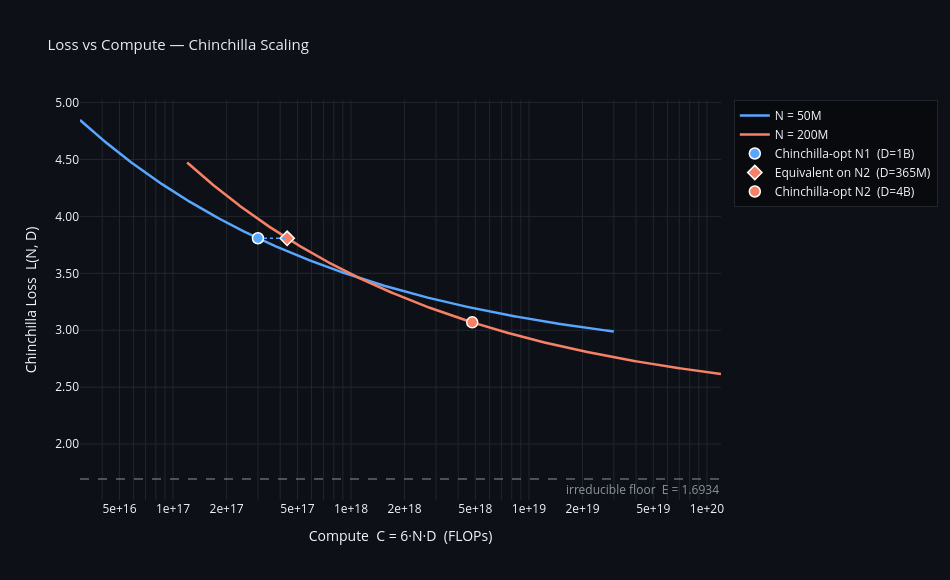

The notebook cell saved with this chart:
### Code cell
import numpy as np
import plotly.graph_objects as go

# ── Chinchilla constants (Hoffmann et al. 2022, Table A9, Approach 3) ─────────
A = 406.4
alpha = 0.3392
B = 410.7
beta = 0.2849
E = 1.6934

# ── Swap these ────────────────────────────────────────────────────────────────
N1 = 50e6  # params, model 1
N2 = 200e6  # params, model 2

D1 = 1e8   # token sweep start
D2 = 100e9  # token sweep end

N_POINTS = 500
# ─────────────────────────────────────────────────────────────────────────────


def chinchilla_loss(N, D):
    return A / N**alpha + B / D**beta + E


def fmt_params(n):
    if n >= 1e9:
        return f"{n/1e9:.3g}B"
    if n >= 1e6:
        return f"{n/1e6:.3g}M"
    return str(n)


# ── Compute curves ────────────────────────────────────────────────────────────
D_range = np.logspace(np.log10(D1), np.log10(D2), N_POINTS)

C1 = 6 * N1 * D_range
L1 = chinchilla_loss(N1, D_range)

C2 = 6 * N2 * D_range
L2 = chinchilla_loss(N2, D_range)

# ── Chinchilla-opt for N1 ─────────────────────────────────────────────────────
D_opt1 = 20 * N1
C_opt1 = 6 * N1 * D_opt1
L_opt1 = chinchilla_loss(N1, D_opt1)

# ── Equivalent point on N2 at the same loss ───────────────────────────────────
# Solve A/N2**α + B/D_eq**β + E = L_opt1  →  D_eq = (B / (L_opt1 - E - A/N2**α))^(1/β)
D_eq2 = (B / (L_opt1 - E - A / N2**alpha)) ** (1 / beta)
C_eq2 = 6 * N2 * D_eq2
L_eq2 = chinchilla_loss(N2, D_eq2)

delta_C = C_eq2 - C_opt1

# ── Chinchilla-opt for N2 (independent marker) ────────────────────────────────
D_opt2 = 20 * N2
C_opt2 = 6 * N2 * D_opt2
L_opt2 = chinchilla_loss(N2, D_opt2)

# ── Colors ────────────────────────────────────────────────────────────────────
COLOR1 = "#58a6ff"
COLOR2 = "#f78166"
MUTED  = "#8b949e"
BG     = "#0d1117"
TEXT   = "#e6edf3"
GRID   = "#21262d"

# ── Build figure ──────────────────────────────────────────────────────────────
fig = go.Figure()

# Loss curves
fig.add_trace(go.Scatter(
    x=C1, y=L1, mode="lines", name=f"N = {fmt_params(N1)}",
    line=dict(color=COLOR1, width=2.5),
    hovertemplate="C = %{x:.3e}<br>L = %{y:.4f}<extra>N={fmt_params(N1)}</extra>",
))
fig.add_trace(go.Scatter(
    x=C2, y=L2, mode="lines", name=f"N = {fmt_params(N2)}",
    line=dict(color=COLOR2, width=2.5),
    hovertemplate="C = %{x:.3e}<br>L = %{y:.4f}<extra>N={fmt_params(N2)}</extra>",
))

# Chinchilla-opt marker — N1
fig.add_trace(go.Scatter(
    x=[C_opt1], y=[L_opt1], mode="markers",
    name=f"Chinchilla-opt N1  (D={fmt_params(D_opt1)})",
    marker=dict(color=COLOR1, size=11, line=dict(color="white", width=1.5)),
    hovertemplate=f"Chinchilla-opt N1<br>C = %{{x:.3e}}<br>L = %{{y:.4f}}<br>D = {fmt_params(D_opt1)}<extra></extra>",
))

# Horizontal dashed line at L_opt1
fig.add_shape(
    type="line",
    x0=C_opt1, x1=C_eq2, y0=L_opt1, y1=L_opt1,
    line=dict(color=COLOR1, width=1.5, dash="dot"),
)

# Equivalent point on N2
fig.add_trace(go.Scatter(
    x=[C_eq2], y=[L_eq2], mode="markers",
    name=f"Equivalent on N2  (D={fmt_params(D_eq2)})",
    marker=dict(color=COLOR2, size=11, symbol="diamond", line=dict(color="white", width=1.5)),
    hovertemplate=f"Equivalent on N2<br>C = %{{x:.3e}}<br>L = %{{y:.4f}}<br>D = {fmt_params(D_eq2)}<extra></extra>",
))

# Chinchilla-opt marker — N2
fig.add_trace(go.Scatter(
    x=[C_opt2], y=[L_opt2], mode="markers",
    name=f"Chinchilla-opt N2  (D={fmt_params(D_opt2)})",
    marker=dict(color=COLOR2, size=11, line=dict(color="white", width=1.5)),
    hovertemplate=f"Chinchilla-opt N2<br>C = %{{x:.3e}}<br>L = %{{y:.4f}}<br>D = {fmt_params(D_opt2)}<extra></extra>",
))

# ΔCompute annotation between the two horizontal points
x_mid = np.sqrt(C_opt1 * C_eq2)  # geometric mean looks better on log axis
# fig.add_annotation(
#     x=np.log10(x_mid), y=L_opt1 + 0.04,
#     xref="x", yref="y",
#     text=f"<b>ΔC = {delta_C:.3e} FLOPs</b><br>({C_eq2/C_opt1:.2f}× more compute for N2)",
#     showarrow=False,
#     font=dict(color=TEXT, size=11),
#     bgcolor="rgba(13,17,23,0.75)",
#     bordercolor=COLOR1,
#     borderwidth=1,
#     borderpad=5,
# )

# Irreducible floor
fig.add_hline(
    y=E, line=dict(color=MUTED, width=1, dash="dash"),
    annotation_text=f"irreducible floor  E = {E}",
    annotation_font_color=MUTED,
    annotation_position="bottom right",
)

fig.update_layout(
    template="plotly_dark",
    paper_bgcolor=BG,
    plot_bgcolor=BG,
    title=dict(text="Loss vs Compute — Chinchilla Scaling", font=dict(size=15, color=TEXT)),
    xaxis=dict(
        type="log",
        title="Compute  C = 6·N·D  (FLOPs)",
        gridcolor=GRID, showgrid=True, minor=dict(showgrid=True, gridcolor=GRID),
        tickformat=".0e",
    ),
    yaxis=dict(
        title="Chinchilla Loss  L(N, D)",
        gridcolor=GRID, showgrid=True,
        tickformat=".2f",
    ),
    legend=dict(bgcolor="rgba(0,0,0,0.4)", bordercolor=GRID, borderwidth=1),
    hovermode="closest",
    width=950, height=580,
)

fig.show()

print(f"\nChinchilla-opt  N1 : C = {C_opt1:.3e} FLOPs,  L = {L_opt1:.4f},  D = {fmt_params(D_opt1)}")
print(f"Equivalent on   N2 : C = {C_eq2:.3e} FLOPs,  L = {L_eq2:.4f},  D = {fmt_params(D_eq2)}")
print(f"\nΔ Compute          : {delta_C:.3e} FLOPs  ({C_eq2/C_opt1:.2f}× more compute needed for N2 to reach the same loss)")

### Figure 1 — Plotly figure (JSON) as saved in the notebook; plotly's stock layout.template omitted (floating-point values rounded to 4 significant figures; data arrays with more than 128 entries replaced by an {"elided": "..."} marker saying what was removed)
{"data": [{"hovertemplate": "C = %{x:.3e}<br>L = %{y:.4f}<extra>N={fmt_params(N1)}</extra>", "line": {"color": "#58a6ff", "width": 2.5}, "mode": "lines", "name": "N = 50M", "type": "scatter", "x": {"elided": "500 float values"}, "y": {"elided": "500 float values"}}, {"hovertemplate": "C = %{x:.3e}<br>L = %{y:.4f}<extra>N={fmt_params(N2)}</extra>", "line": {"color": "#f78166", "width": 2.5}, "mode": "lines", "name": "N = 200M", "type": "scatter", "x": {"elided": "500 float values"}, "y": {"elided": "500 float values"}}, {"hovertemplate": "Chinchilla-opt N1<br>C = %{x:.3e}<br>L = %{y:.4f}<br>D = 1B<extra></extra>", "marker": {"color": "#58a6ff", "line": {"color": "white", "width": 1.5}, "size": 11}, "mode": "markers", "name": "Chinchilla-opt N1  (D=1B)", "type": "scatter", "x": [300000000000000000], "y": [3.808]}, {"hovertemplate": "Equivalent on N2<br>C = %{x:.3e}<br>L = %{y:.4f}<br>D = 365M<extra></extra>", "marker": {"color": "#f78166", "line": {"color": "white", "width": 1.5}, "size": 11, "symbol": "diamond"}, "mode": "markers", "name": "Equivalent on N2  (D=365M)", "type": "scatter", "x": [437734842704068160], "y": [3.808]}, {"hovertemplate": "Chinchilla-opt N2<br>C = %{x:.3e}<br>L = %{y:.4f}<br>D = 4B<extra></extra>", "marker": {"color": "#f78166", "line": {"color": "white", "width": 1.5}, "size": 11}, "mode": "markers", "name": "Chinchilla-opt N2  (D=4B)", "type": "scatter", "x": [4800000000000000000], "y": [3.07]}], "layout": {"annotations": [{"font": {"color": "#8b949e"}, "showarrow": false, "text": "irreducible floor  E = 1.6934", "x": 1, "xanchor": "right", "xref": "x domain", "y": 1.693, "yanchor": "top", "yref": "y"}], "height": 580, "hovermode": "closest", "legend": {"bgcolor": "rgba(0,0,0,0.4)", "bordercolor": "#21262d", "borderwidth": 1}, "paper_bgcolor": "#0d1117", "plot_bgcolor": "#0d1117", "shapes": [{"line": {"color": "#58a6ff", "dash": "dot", "width": 1.5}, "type": "line", "x0": 300000000000000000, "x1": 437734842704068160, "y0": 3.808, "y1": 3.808}, {"line": {"color": "#8b949e", "dash": "dash", "width": 1}, "type": "line", "x0": 0, "x1": 1, "xref": "x domain", "y0": 1.693, "y1": 1.693, "yref": "y"}], "title": {"font": {"color": "#e6edf3", "size": 15}, "text": "Loss vs Compute — Chinchilla Scaling"}, "width": 950, "xaxis": {"gridcolor": "#21262d", "minor": {"gridcolor": "#21262d", "showgrid": true}, "showgrid": true, "tickformat": ".0e", "title": {"text": "Compute  C = 6·N·D  (FLOPs)"}, "type": "log"}, "yaxis": {"gridcolor": "#21262d", "showgrid": true, "tickformat": ".2f", "title": {"text": "Chinchilla Loss  L(N, D)"}}}}
